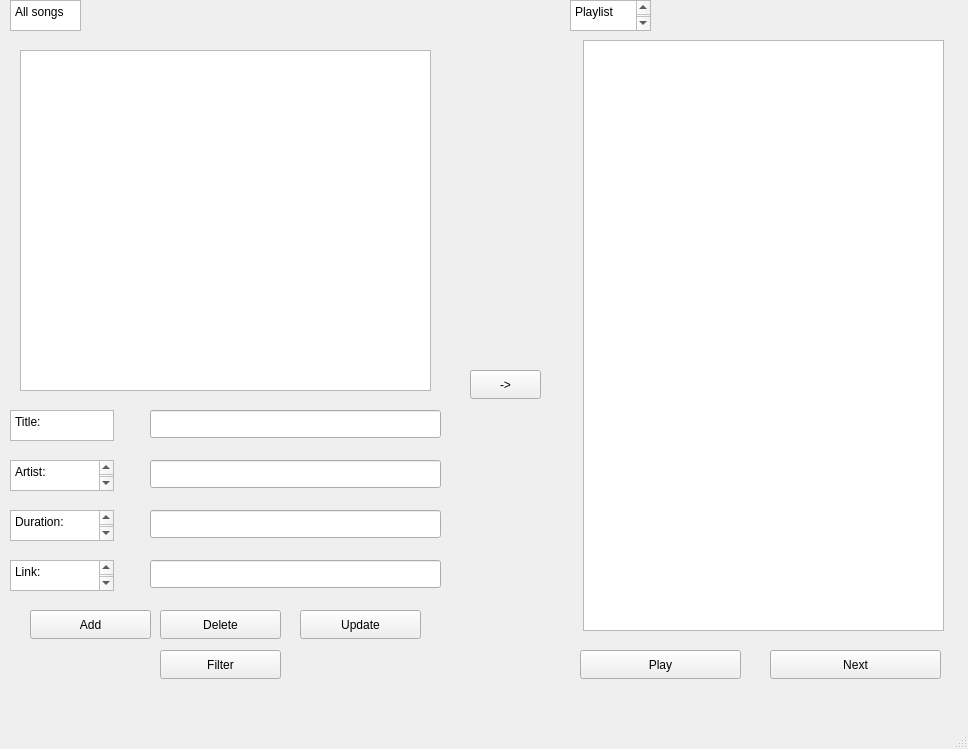
<?xml version="1.0" encoding="UTF-8"?>
<ui version="4.0">
 <class>MainWindow</class>
 <widget class="QMainWindow" name="MainWindow">
  <property name="geometry">
   <rect>
    <x>0</x>
    <y>0</y>
    <width>968</width>
    <height>749</height>
   </rect>
  </property>
  <property name="windowTitle">
   <string>MainWindow</string>
  </property>
  <widget class="QWidget" name="centralwidget">
   <widget class="QWidget" name="verticalLayoutWidget">
    <property name="geometry">
     <rect>
      <x>10</x>
      <y>0</y>
      <width>441</width>
      <height>711</height>
     </rect>
    </property>
    <layout class="QVBoxLayout" name="verticalLayout">
     <item>
      <widget class="QWidget" name="widget" native="true">
       <widget class="QPushButton" name="pushButton_3">
        <property name="geometry">
         <rect>
          <x>20</x>
          <y>610</y>
          <width>121</width>
          <height>29</height>
         </rect>
        </property>
        <property name="text">
         <string>Add</string>
        </property>
       </widget>
       <widget class="QPushButton" name="pushButton_4">
        <property name="geometry">
         <rect>
          <x>150</x>
          <y>610</y>
          <width>121</width>
          <height>29</height>
         </rect>
        </property>
        <property name="text">
         <string>Delete</string>
        </property>
       </widget>
       <widget class="QPushButton" name="pushButton_5">
        <property name="geometry">
         <rect>
          <x>290</x>
          <y>610</y>
          <width>121</width>
          <height>29</height>
         </rect>
        </property>
        <property name="text">
         <string>Update</string>
        </property>
       </widget>
       <widget class="QPushButton" name="pushButton_6">
        <property name="geometry">
         <rect>
          <x>150</x>
          <y>650</y>
          <width>121</width>
          <height>29</height>
         </rect>
        </property>
        <property name="text">
         <string>Filter</string>
        </property>
       </widget>
       <widget class="QTextEdit" name="textEdit">
        <property name="geometry">
         <rect>
          <x>0</x>
          <y>0</y>
          <width>71</width>
          <height>31</height>
         </rect>
        </property>
        <property name="html">
         <string>&lt;!DOCTYPE HTML PUBLIC &quot;-//W3C//DTD HTML 4.0//EN&quot; &quot;http://www.w3.org/TR/REC-html40/strict.dtd&quot;&gt;
&lt;html&gt;&lt;head&gt;&lt;meta name=&quot;qrichtext&quot; content=&quot;1&quot; /&gt;&lt;meta charset=&quot;utf-8&quot; /&gt;&lt;style type=&quot;text/css&quot;&gt;
p, li { white-space: pre-wrap; }
hr { height: 1px; border-width: 0; }
li.unchecked::marker { content: &quot;\2610&quot;; }
li.checked::marker { content: &quot;\2612&quot;; }
&lt;/style&gt;&lt;/head&gt;&lt;body style=&quot; font-family:'Segoe UI'; font-size:9pt; font-weight:400; font-style:normal;&quot;&gt;
&lt;p style=&quot; margin-top:0px; margin-bottom:0px; margin-left:0px; margin-right:0px; -qt-block-indent:0; text-indent:0px;&quot;&gt;All songs&lt;/p&gt;&lt;/body&gt;&lt;/html&gt;</string>
        </property>
       </widget>
       <widget class="QTextEdit" name="textEdit_3">
        <property name="geometry">
         <rect>
          <x>0</x>
          <y>410</y>
          <width>104</width>
          <height>31</height>
         </rect>
        </property>
        <property name="html">
         <string>&lt;!DOCTYPE HTML PUBLIC &quot;-//W3C//DTD HTML 4.0//EN&quot; &quot;http://www.w3.org/TR/REC-html40/strict.dtd&quot;&gt;
&lt;html&gt;&lt;head&gt;&lt;meta name=&quot;qrichtext&quot; content=&quot;1&quot; /&gt;&lt;meta charset=&quot;utf-8&quot; /&gt;&lt;style type=&quot;text/css&quot;&gt;
p, li { white-space: pre-wrap; }
hr { height: 1px; border-width: 0; }
li.unchecked::marker { content: &quot;\2610&quot;; }
li.checked::marker { content: &quot;\2612&quot;; }
&lt;/style&gt;&lt;/head&gt;&lt;body style=&quot; font-family:'Segoe UI'; font-size:9pt; font-weight:400; font-style:normal;&quot;&gt;
&lt;p style=&quot; margin-top:0px; margin-bottom:0px; margin-left:0px; margin-right:0px; -qt-block-indent:0; text-indent:0px;&quot;&gt;Title:&lt;/p&gt;&lt;/body&gt;&lt;/html&gt;</string>
        </property>
       </widget>
       <widget class="QTextEdit" name="textEdit_4">
        <property name="geometry">
         <rect>
          <x>0</x>
          <y>460</y>
          <width>104</width>
          <height>31</height>
         </rect>
        </property>
        <property name="html">
         <string>&lt;!DOCTYPE HTML PUBLIC &quot;-//W3C//DTD HTML 4.0//EN&quot; &quot;http://www.w3.org/TR/REC-html40/strict.dtd&quot;&gt;
&lt;html&gt;&lt;head&gt;&lt;meta name=&quot;qrichtext&quot; content=&quot;1&quot; /&gt;&lt;meta charset=&quot;utf-8&quot; /&gt;&lt;style type=&quot;text/css&quot;&gt;
p, li { white-space: pre-wrap; }
hr { height: 1px; border-width: 0; }
li.unchecked::marker { content: &quot;\2610&quot;; }
li.checked::marker { content: &quot;\2612&quot;; }
&lt;/style&gt;&lt;/head&gt;&lt;body style=&quot; font-family:'Segoe UI'; font-size:9pt; font-weight:400; font-style:normal;&quot;&gt;
&lt;p style=&quot; margin-top:0px; margin-bottom:0px; margin-left:0px; margin-right:0px; -qt-block-indent:0; text-indent:0px;&quot;&gt;Artist:&lt;/p&gt;
&lt;p style=&quot;-qt-paragraph-type:empty; margin-top:0px; margin-bottom:0px; margin-left:0px; margin-right:0px; -qt-block-indent:0; text-indent:0px;&quot;&gt;&lt;br /&gt;&lt;/p&gt;&lt;/body&gt;&lt;/html&gt;</string>
        </property>
       </widget>
       <widget class="QTextEdit" name="textEdit_5">
        <property name="geometry">
         <rect>
          <x>0</x>
          <y>510</y>
          <width>104</width>
          <height>31</height>
         </rect>
        </property>
        <property name="html">
         <string>&lt;!DOCTYPE HTML PUBLIC &quot;-//W3C//DTD HTML 4.0//EN&quot; &quot;http://www.w3.org/TR/REC-html40/strict.dtd&quot;&gt;
&lt;html&gt;&lt;head&gt;&lt;meta name=&quot;qrichtext&quot; content=&quot;1&quot; /&gt;&lt;meta charset=&quot;utf-8&quot; /&gt;&lt;style type=&quot;text/css&quot;&gt;
p, li { white-space: pre-wrap; }
hr { height: 1px; border-width: 0; }
li.unchecked::marker { content: &quot;\2610&quot;; }
li.checked::marker { content: &quot;\2612&quot;; }
&lt;/style&gt;&lt;/head&gt;&lt;body style=&quot; font-family:'Segoe UI'; font-size:9pt; font-weight:400; font-style:normal;&quot;&gt;
&lt;p style=&quot; margin-top:0px; margin-bottom:0px; margin-left:0px; margin-right:0px; -qt-block-indent:0; text-indent:0px;&quot;&gt;Duration:&lt;/p&gt;
&lt;p style=&quot;-qt-paragraph-type:empty; margin-top:0px; margin-bottom:0px; margin-left:0px; margin-right:0px; -qt-block-indent:0; text-indent:0px;&quot;&gt;&lt;br /&gt;&lt;/p&gt;&lt;/body&gt;&lt;/html&gt;</string>
        </property>
       </widget>
       <widget class="QTextEdit" name="textEdit_6">
        <property name="geometry">
         <rect>
          <x>0</x>
          <y>560</y>
          <width>104</width>
          <height>31</height>
         </rect>
        </property>
        <property name="html">
         <string>&lt;!DOCTYPE HTML PUBLIC &quot;-//W3C//DTD HTML 4.0//EN&quot; &quot;http://www.w3.org/TR/REC-html40/strict.dtd&quot;&gt;
&lt;html&gt;&lt;head&gt;&lt;meta name=&quot;qrichtext&quot; content=&quot;1&quot; /&gt;&lt;meta charset=&quot;utf-8&quot; /&gt;&lt;style type=&quot;text/css&quot;&gt;
p, li { white-space: pre-wrap; }
hr { height: 1px; border-width: 0; }
li.unchecked::marker { content: &quot;\2610&quot;; }
li.checked::marker { content: &quot;\2612&quot;; }
&lt;/style&gt;&lt;/head&gt;&lt;body style=&quot; font-family:'Segoe UI'; font-size:9pt; font-weight:400; font-style:normal;&quot;&gt;
&lt;p style=&quot; margin-top:0px; margin-bottom:0px; margin-left:0px; margin-right:0px; -qt-block-indent:0; text-indent:0px;&quot;&gt;Link:&lt;/p&gt;
&lt;p style=&quot;-qt-paragraph-type:empty; margin-top:0px; margin-bottom:0px; margin-left:0px; margin-right:0px; -qt-block-indent:0; text-indent:0px;&quot;&gt;&lt;br /&gt;&lt;/p&gt;&lt;/body&gt;&lt;/html&gt;</string>
        </property>
       </widget>
       <widget class="QLineEdit" name="lineEdit">
        <property name="geometry">
         <rect>
          <x>140</x>
          <y>410</y>
          <width>291</width>
          <height>28</height>
         </rect>
        </property>
       </widget>
       <widget class="QLineEdit" name="lineEdit_2">
        <property name="geometry">
         <rect>
          <x>140</x>
          <y>460</y>
          <width>291</width>
          <height>28</height>
         </rect>
        </property>
       </widget>
       <widget class="QLineEdit" name="lineEdit_3">
        <property name="geometry">
         <rect>
          <x>140</x>
          <y>510</y>
          <width>291</width>
          <height>28</height>
         </rect>
        </property>
       </widget>
       <widget class="QLineEdit" name="lineEdit_4">
        <property name="geometry">
         <rect>
          <x>140</x>
          <y>560</y>
          <width>291</width>
          <height>28</height>
         </rect>
        </property>
       </widget>
       <widget class="QTextEdit" name="textEdit_7">
        <property name="geometry">
         <rect>
          <x>10</x>
          <y>50</y>
          <width>411</width>
          <height>341</height>
         </rect>
        </property>
       </widget>
      </widget>
     </item>
    </layout>
   </widget>
   <widget class="QWidget" name="verticalLayoutWidget_2">
    <property name="geometry">
     <rect>
      <x>570</x>
      <y>0</y>
      <width>391</width>
      <height>711</height>
     </rect>
    </property>
    <layout class="QVBoxLayout" name="verticalLayout_2">
     <item>
      <widget class="QWidget" name="widget_2" native="true">
       <widget class="QPushButton" name="pushButton">
        <property name="geometry">
         <rect>
          <x>10</x>
          <y>650</y>
          <width>161</width>
          <height>29</height>
         </rect>
        </property>
        <property name="text">
         <string>Play</string>
        </property>
       </widget>
       <widget class="QPushButton" name="pushButton_2">
        <property name="geometry">
         <rect>
          <x>200</x>
          <y>650</y>
          <width>171</width>
          <height>29</height>
         </rect>
        </property>
        <property name="text">
         <string>Next</string>
        </property>
       </widget>
       <widget class="QTextEdit" name="textEdit_2">
        <property name="geometry">
         <rect>
          <x>0</x>
          <y>0</y>
          <width>81</width>
          <height>31</height>
         </rect>
        </property>
        <property name="html">
         <string>&lt;!DOCTYPE HTML PUBLIC &quot;-//W3C//DTD HTML 4.0//EN&quot; &quot;http://www.w3.org/TR/REC-html40/strict.dtd&quot;&gt;
&lt;html&gt;&lt;head&gt;&lt;meta name=&quot;qrichtext&quot; content=&quot;1&quot; /&gt;&lt;meta charset=&quot;utf-8&quot; /&gt;&lt;style type=&quot;text/css&quot;&gt;
p, li { white-space: pre-wrap; }
hr { height: 1px; border-width: 0; }
li.unchecked::marker { content: &quot;\2610&quot;; }
li.checked::marker { content: &quot;\2612&quot;; }
&lt;/style&gt;&lt;/head&gt;&lt;body style=&quot; font-family:'Segoe UI'; font-size:9pt; font-weight:400; font-style:normal;&quot;&gt;
&lt;p style=&quot; margin-top:0px; margin-bottom:0px; margin-left:0px; margin-right:0px; -qt-block-indent:0; text-indent:0px;&quot;&gt;Playlist&lt;/p&gt;
&lt;p style=&quot;-qt-paragraph-type:empty; margin-top:0px; margin-bottom:0px; margin-left:0px; margin-right:0px; -qt-block-indent:0; text-indent:0px;&quot;&gt;&lt;br /&gt;&lt;/p&gt;&lt;/body&gt;&lt;/html&gt;</string>
        </property>
       </widget>
       <widget class="QTextEdit" name="textEdit_8">
        <property name="geometry">
         <rect>
          <x>13</x>
          <y>40</y>
          <width>361</width>
          <height>591</height>
         </rect>
        </property>
       </widget>
      </widget>
     </item>
    </layout>
   </widget>
   <widget class="QWidget" name="verticalLayoutWidget_3">
    <property name="geometry">
     <rect>
      <x>470</x>
      <y>360</y>
      <width>71</width>
      <height>80</height>
     </rect>
    </property>
    <layout class="QVBoxLayout" name="verticalLayout_4">
     <item>
      <widget class="QWidget" name="widget_3" native="true">
       <widget class="QPushButton" name="pushButton_7">
        <property name="geometry">
         <rect>
          <x>0</x>
          <y>10</y>
          <width>71</width>
          <height>29</height>
         </rect>
        </property>
        <property name="text">
         <string>-&gt;</string>
        </property>
       </widget>
      </widget>
     </item>
    </layout>
   </widget>
  </widget>
  <widget class="QMenuBar" name="menubar">
   <property name="geometry">
    <rect>
     <x>0</x>
     <y>0</y>
     <width>968</width>
     <height>25</height>
    </rect>
   </property>
  </widget>
  <widget class="QStatusBar" name="statusbar"/>
 </widget>
 <resources/>
 <connections>
  <connection>
   <sender>pushButton_4</sender>
   <signal>clicked()</signal>
   <receiver>textEdit_7</receiver>
   <slot>clear()</slot>
   <hints>
    <hint type="sourcelabel">
     <x>221</x>
     <y>650</y>
    </hint>
    <hint type="destinationlabel">
     <x>226</x>
     <y>246</y>
    </hint>
   </hints>
  </connection>
  <connection>
   <sender>pushButton_5</sender>
   <signal>clicked()</signal>
   <receiver>textEdit_7</receiver>
   <slot>update()</slot>
   <hints>
    <hint type="sourcelabel">
     <x>361</x>
     <y>650</y>
    </hint>
    <hint type="destinationlabel">
     <x>226</x>
     <y>246</y>
    </hint>
   </hints>
  </connection>
 </connections>
</ui>
